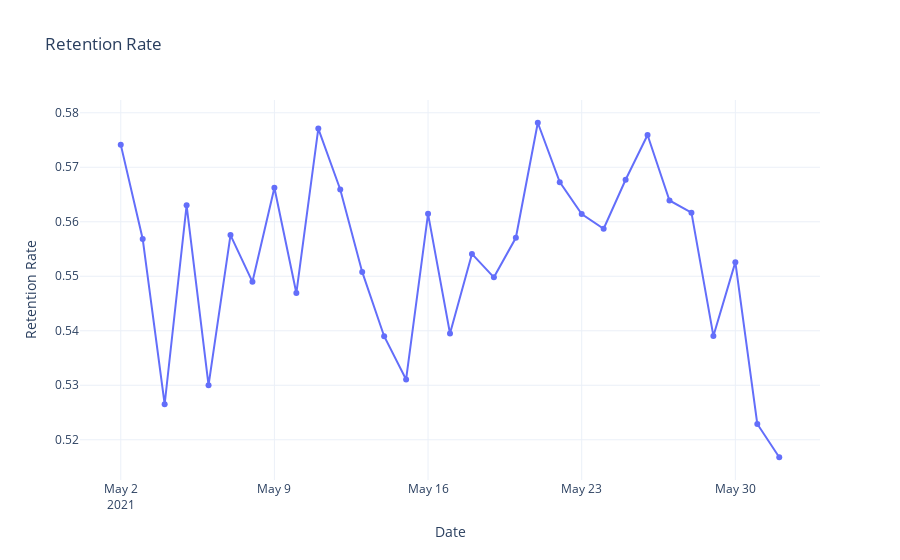
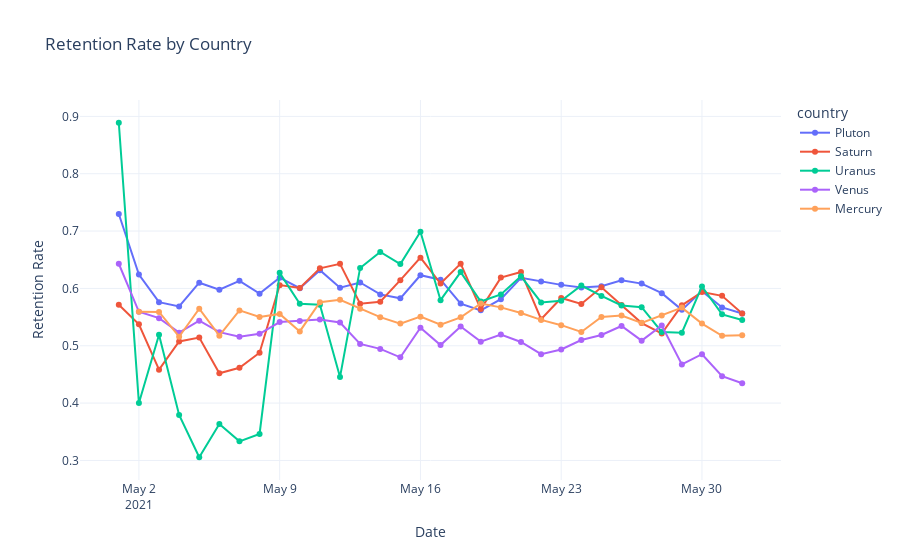
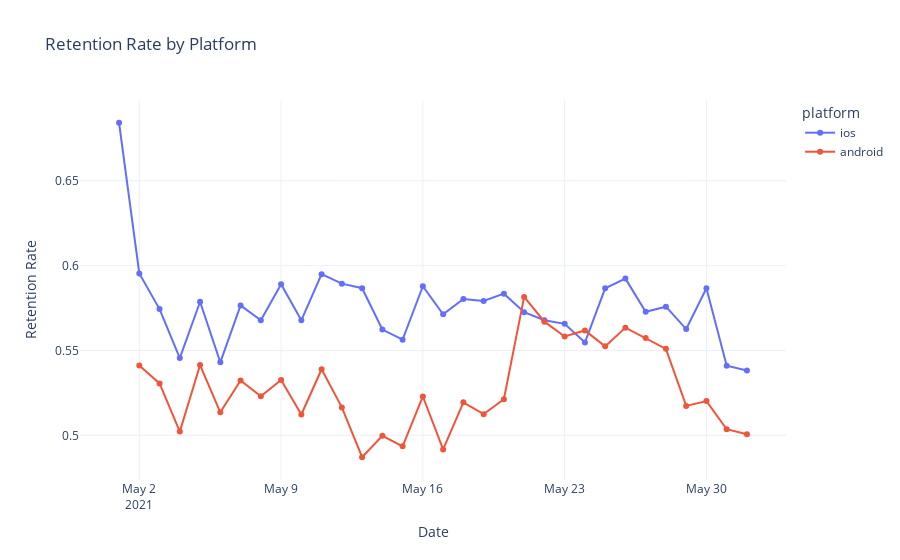

These figures' notebook cell, in order:
### Code cell
### plot it by total, country, platform and network
retention_total = retention.groupby(["retention_date"], as_index=False).agg({"retained_today": "sum", "installs_previous_day": "sum"})
retention_total["retention_rate"] = retention_total["retained_today"] / retention_total["installs_previous_day"]

fig_total = px.line(
    retention_total.iloc[1:-1],
    x="retention_date",
    y="retention_rate",
    title="Retention Rate",
    markers=True
)
fig_total.update_layout(template="plotly_white", xaxis_title="Date", yaxis_title="Retention Rate")
fig_total.show()


retention_by_country = retention.groupby(["retention_date", "country"], as_index=False).agg({"retained_today": "sum", "installs_previous_day": "sum"})
retention_by_country["retention_rate"] = retention_by_country["retained_today"] / retention_by_country["installs_previous_day"]
fig_country = px.line(
    retention_by_country.iloc[1:-1],
    x="retention_date",
    y="retention_rate",
    color="country",
    title="Retention Rate by Country",
    markers=True
)
fig_country.update_layout(template="plotly_white", xaxis_title="Date", yaxis_title="Retention Rate")
fig_country.show()


retention_by_platform = retention.groupby(["retention_date", "platform"], as_index=False).agg({"retained_today": "sum", "installs_previous_day": "sum"})
retention_by_platform["retention_rate"] = retention_by_platform["retained_today"] / retention_by_platform["installs_previous_day"]
fig_platform = px.line(
    retention_by_platform.iloc[1:-1],
    x="retention_date",
    y="retention_rate",
    color="platform",
    title="Retention Rate by Platform",
    markers=True
)

fig_platform.update_layout(template="plotly_white", xaxis_title="Date", yaxis_title="Retention Rate")
fig_platform.show()

### Figure 1 — Plotly figure (JSON) as saved in the notebook; plotly's stock layout.template omitted (floating-point values rounded to 4 significant figures)
{"data": [{"hovertemplate": "retention_date=%{x}<br>retention_rate=%{y}<extra></extra>", "legendgroup": "", "line": {"color": "#636efa", "dash": "solid"}, "marker": {"symbol": "circle"}, "mode": "lines+markers", "name": "", "orientation": "v", "showlegend": false, "type": "scatter", "x": ["2021-05-02", "2021-05-03", "2021-05-04", "2021-05-05", "2021-05-06", "2021-05-07", "2021-05-08", "2021-05-09", "2021-05-10", "2021-05-11", "2021-05-12", "2021-05-13", "2021-05-14", "2021-05-15", "2021-05-16", "2021-05-17", "2021-05-18", "2021-05-19", "2021-05-20", "2021-05-21", "2021-05-22", "2021-05-23", "2021-05-24", "2021-05-25", "2021-05-26", "2021-05-27", "2021-05-28", "2021-05-29", "2021-05-30", "2021-05-31", "2021-06-01"], "xaxis": "x", "y": [0.5742, 0.5569, 0.5265, 0.563, 0.53, 0.5576, 0.549, 0.5663, 0.5469, 0.5771, 0.5659, 0.5508, 0.539, 0.5311, 0.5615, 0.5395, 0.5541, 0.5498, 0.5571, 0.5782, 0.5673, 0.5614, 0.5587, 0.5677, 0.5759, 0.5639, 0.5617, 0.5391, 0.5526, 0.5229, 0.5168], "yaxis": "y"}], "layout": {"legend": {"tracegroupgap": 0}, "title": {"text": "Retention Rate"}, "xaxis": {"anchor": "y", "domain": [0, 1], "title": {"text": "Date"}}, "yaxis": {"anchor": "x", "domain": [0, 1], "title": {"text": "Retention Rate"}}}}

### Figure 2 — Plotly figure (JSON) as saved in the notebook; plotly's stock layout.template omitted (floating-point values rounded to 4 significant figures)
{"data": [{"hovertemplate": "country=Pluton<br>retention_date=%{x}<br>retention_rate=%{y}<extra></extra>", "legendgroup": "Pluton", "line": {"color": "#636efa", "dash": "solid"}, "marker": {"symbol": "circle"}, "mode": "lines+markers", "name": "Pluton", "orientation": "v", "showlegend": true, "type": "scatter", "x": ["2021-05-01", "2021-05-02", "2021-05-03", "2021-05-04", "2021-05-05", "2021-05-06", "2021-05-07", "2021-05-08", "2021-05-09", "2021-05-10", "2021-05-11", "2021-05-12", "2021-05-13", "2021-05-14", "2021-05-15", "2021-05-16", "2021-05-17", "2021-05-18", "2021-05-19", "2021-05-20", "2021-05-21", "2021-05-22", "2021-05-23", "2021-05-24", "2021-05-25", "2021-05-26", "2021-05-27", "2021-05-28", "2021-05-29", "2021-05-30", "2021-05-31", "2021-06-01"], "xaxis": "x", "y": [0.7297, 0.6241, 0.576, 0.5686, 0.6099, 0.5978, 0.6132, 0.5909, 0.6187, 0.6004, 0.6318, 0.6011, 0.6103, 0.5896, 0.5827, 0.623, 0.6153, 0.5735, 0.5617, 0.5812, 0.6184, 0.6121, 0.6062, 0.6014, 0.6037, 0.6143, 0.6084, 0.5917, 0.5626, 0.5952, 0.5668, 0.5563], "yaxis": "y"}, {"hovertemplate": "country=Saturn<br>retention_date=%{x}<br>retention_rate=%{y}<extra></extra>", "legendgroup": "Saturn", "line": {"color": "#EF553B", "dash": "solid"}, "marker": {"symbol": "circle"}, "mode": "lines+markers", "name": "Saturn", "orientation": "v", "showlegend": true, "type": "scatter", "x": ["2021-05-01", "2021-05-02", "2021-05-03", "2021-05-04", "2021-05-05", "2021-05-06", "2021-05-07", "2021-05-08", "2021-05-09", "2021-05-10", "2021-05-11", "2021-05-12", "2021-05-13", "2021-05-14", "2021-05-15", "2021-05-16", "2021-05-17", "2021-05-18", "2021-05-19", "2021-05-20", "2021-05-21", "2021-05-22", "2021-05-23", "2021-05-24", "2021-05-25", "2021-05-26", "2021-05-27", "2021-05-28", "2021-05-29", "2021-05-30", "2021-05-31", "2021-06-01"], "xaxis": "x", "y": [0.5714, 0.5375, 0.4583, 0.5075, 0.5143, 0.4521, 0.4615, 0.4878, 0.6057, 0.6009, 0.635, 0.6429, 0.5732, 0.5767, 0.6143, 0.6537, 0.6085, 0.6432, 0.5639, 0.6189, 0.6287, 0.5462, 0.5833, 0.5728, 0.602, 0.5709, 0.5395, 0.5214, 0.5704, 0.5938, 0.5871, 0.5563], "yaxis": "y"}, {"hovertemplate": "country=Uranus<br>retention_date=%{x}<br>retention_rate=%{y}<extra></extra>", "legendgroup": "Uranus", "line": {"color": "#00cc96", "dash": "solid"}, "marker": {"symbol": "circle"}, "mode": "lines+markers", "name": "Uranus", "orientation": "v", "showlegend": true, "type": "scatter", "x": ["2021-05-01", "2021-05-02", "2021-05-03", "2021-05-04", "2021-05-05", "2021-05-06", "2021-05-07", "2021-05-08", "2021-05-09", "2021-05-10", "2021-05-11", "2021-05-12", "2021-05-13", "2021-05-14", "2021-05-15", "2021-05-16", "2021-05-17", "2021-05-18", "2021-05-19", "2021-05-20", "2021-05-21", "2021-05-22", "2021-05-23", "2021-05-24", "2021-05-25", "2021-05-26", "2021-05-27", "2021-05-28", "2021-05-29", "2021-05-30", "2021-05-31", "2021-06-01"], "xaxis": "x", "y": [0.8889, 0.4, 0.5192, 0.3793, 0.3056, 0.3636, 0.3333, 0.3462, 0.6271, 0.5733, 0.5714, 0.4453, 0.6357, 0.6636, 0.6424, 0.6989, 0.5794, 0.6284, 0.5771, 0.5895, 0.6211, 0.5755, 0.5785, 0.605, 0.587, 0.5702, 0.5673, 0.524, 0.5228, 0.6034, 0.5548, 0.5449], "yaxis": "y"}, {"hovertemplate": "country=Venus<br>retention_date=%{x}<br>retention_rate=%{y}<extra></extra>", "legendgroup": "Venus", "line": {"color": "#ab63fa", "dash": "solid"}, "marker": {"symbol": "circle"}, "mode": "lines+markers", "name": "Venus", "orientation": "v", "showlegend": true, "type": "scatter", "x": ["2021-05-01", "2021-05-02", "2021-05-03", "2021-05-04", "2021-05-05", "2021-05-06", "2021-05-07", "2021-05-08", "2021-05-09", "2021-05-10", "2021-05-11", "2021-05-12", "2021-05-13", "2021-05-14", "2021-05-15", "2021-05-16", "2021-05-17", "2021-05-18", "2021-05-19", "2021-05-20", "2021-05-21", "2021-05-22", "2021-05-23", "2021-05-24", "2021-05-25", "2021-05-26", "2021-05-27", "2021-05-28", "2021-05-29", "2021-05-30", "2021-05-31", "2021-06-01"], "xaxis": "x", "y": [0.643, 0.5592, 0.5482, 0.5228, 0.5436, 0.5238, 0.5156, 0.5209, 0.5413, 0.5432, 0.5458, 0.5405, 0.5031, 0.4945, 0.4798, 0.5314, 0.5011, 0.5335, 0.5072, 0.5196, 0.5066, 0.4853, 0.4935, 0.51, 0.5188, 0.5345, 0.5089, 0.5354, 0.4674, 0.4852, 0.4469, 0.4346], "yaxis": "y"}, {"hovertemplate": "country=Mercury<br>retention_date=%{x}<br>retention_rate=%{y}<extra></extra>", "legendgroup": "Mercury", "line": {"color": "#FFA15A", "dash": "solid"}, "marker": {"symbol": "circle"}, "mode": "lines+markers", "name": "Mercury", "orientation": "v", "showlegend": true, "type": "scatter", "x": ["2021-05-02", "2021-05-03", "2021-05-04", "2021-05-05", "2021-05-06", "2021-05-07", "2021-05-08", "2021-05-09", "2021-05-10", "2021-05-11", "2021-05-12", "2021-05-13", "2021-05-14", "2021-05-15", "2021-05-16", "2021-05-17", "2021-05-18", "2021-05-19", "2021-05-20", "2021-05-21", "2021-05-22", "2021-05-23", "2021-05-24", "2021-05-25", "2021-05-26", "2021-05-27", "2021-05-28", "2021-05-29", "2021-05-30", "2021-05-31", "2021-06-01"], "xaxis": "x", "y": [0.5591, 0.5589, 0.5158, 0.5647, 0.5176, 0.5616, 0.5504, 0.5555, 0.525, 0.576, 0.58, 0.5645, 0.5498, 0.5387, 0.5508, 0.5368, 0.5496, 0.5736, 0.5669, 0.5571, 0.5451, 0.5359, 0.5241, 0.5503, 0.5527, 0.5399, 0.5527, 0.5665, 0.5386, 0.5173, 0.5184], "yaxis": "y"}], "layout": {"legend": {"title": {"text": "country"}, "tracegroupgap": 0}, "title": {"text": "Retention Rate by Country"}, "xaxis": {"anchor": "y", "domain": [0, 1], "title": {"text": "Date"}}, "yaxis": {"anchor": "x", "domain": [0, 1], "title": {"text": "Retention Rate"}}}}

### Figure 3 — Plotly figure (JSON) as saved in the notebook; plotly's stock layout.template omitted (floating-point values rounded to 4 significant figures)
{"data": [{"hovertemplate": "platform=ios<br>retention_date=%{x}<br>retention_rate=%{y}<extra></extra>", "legendgroup": "ios", "line": {"color": "#636efa", "dash": "solid"}, "marker": {"symbol": "circle"}, "mode": "lines+markers", "name": "ios", "orientation": "v", "showlegend": true, "type": "scatter", "x": ["2021-05-01", "2021-05-02", "2021-05-03", "2021-05-04", "2021-05-05", "2021-05-06", "2021-05-07", "2021-05-08", "2021-05-09", "2021-05-10", "2021-05-11", "2021-05-12", "2021-05-13", "2021-05-14", "2021-05-15", "2021-05-16", "2021-05-17", "2021-05-18", "2021-05-19", "2021-05-20", "2021-05-21", "2021-05-22", "2021-05-23", "2021-05-24", "2021-05-25", "2021-05-26", "2021-05-27", "2021-05-28", "2021-05-29", "2021-05-30", "2021-05-31", "2021-06-01"], "xaxis": "x", "y": [0.6842, 0.5954, 0.5744, 0.5456, 0.5787, 0.543, 0.5765, 0.5679, 0.5891, 0.5678, 0.595, 0.5894, 0.5867, 0.5624, 0.5564, 0.5879, 0.5713, 0.5804, 0.5792, 0.5835, 0.5726, 0.5678, 0.5657, 0.5547, 0.5867, 0.5924, 0.5729, 0.5758, 0.5626, 0.5867, 0.5411, 0.5382], "yaxis": "y"}, {"hovertemplate": "platform=android<br>retention_date=%{x}<br>retention_rate=%{y}<extra></extra>", "legendgroup": "android", "line": {"color": "#EF553B", "dash": "solid"}, "marker": {"symbol": "circle"}, "mode": "lines+markers", "name": "android", "orientation": "v", "showlegend": true, "type": "scatter", "x": ["2021-05-02", "2021-05-03", "2021-05-04", "2021-05-05", "2021-05-06", "2021-05-07", "2021-05-08", "2021-05-09", "2021-05-10", "2021-05-11", "2021-05-12", "2021-05-13", "2021-05-14", "2021-05-15", "2021-05-16", "2021-05-17", "2021-05-18", "2021-05-19", "2021-05-20", "2021-05-21", "2021-05-22", "2021-05-23", "2021-05-24", "2021-05-25", "2021-05-26", "2021-05-27", "2021-05-28", "2021-05-29", "2021-05-30", "2021-05-31", "2021-06-01"], "xaxis": "x", "y": [0.5411, 0.5306, 0.5022, 0.5415, 0.5136, 0.5324, 0.523, 0.5326, 0.5123, 0.5389, 0.5165, 0.4871, 0.4998, 0.4936, 0.5229, 0.4917, 0.5195, 0.5125, 0.5213, 0.5816, 0.567, 0.5583, 0.5618, 0.5524, 0.5635, 0.5574, 0.551, 0.5174, 0.5202, 0.5036, 0.5007], "yaxis": "y"}], "layout": {"legend": {"title": {"text": "platform"}, "tracegroupgap": 0}, "title": {"text": "Retention Rate by Platform"}, "xaxis": {"anchor": "y", "domain": [0, 1], "title": {"text": "Date"}}, "yaxis": {"anchor": "x", "domain": [0, 1], "title": {"text": "Retention Rate"}}}}
